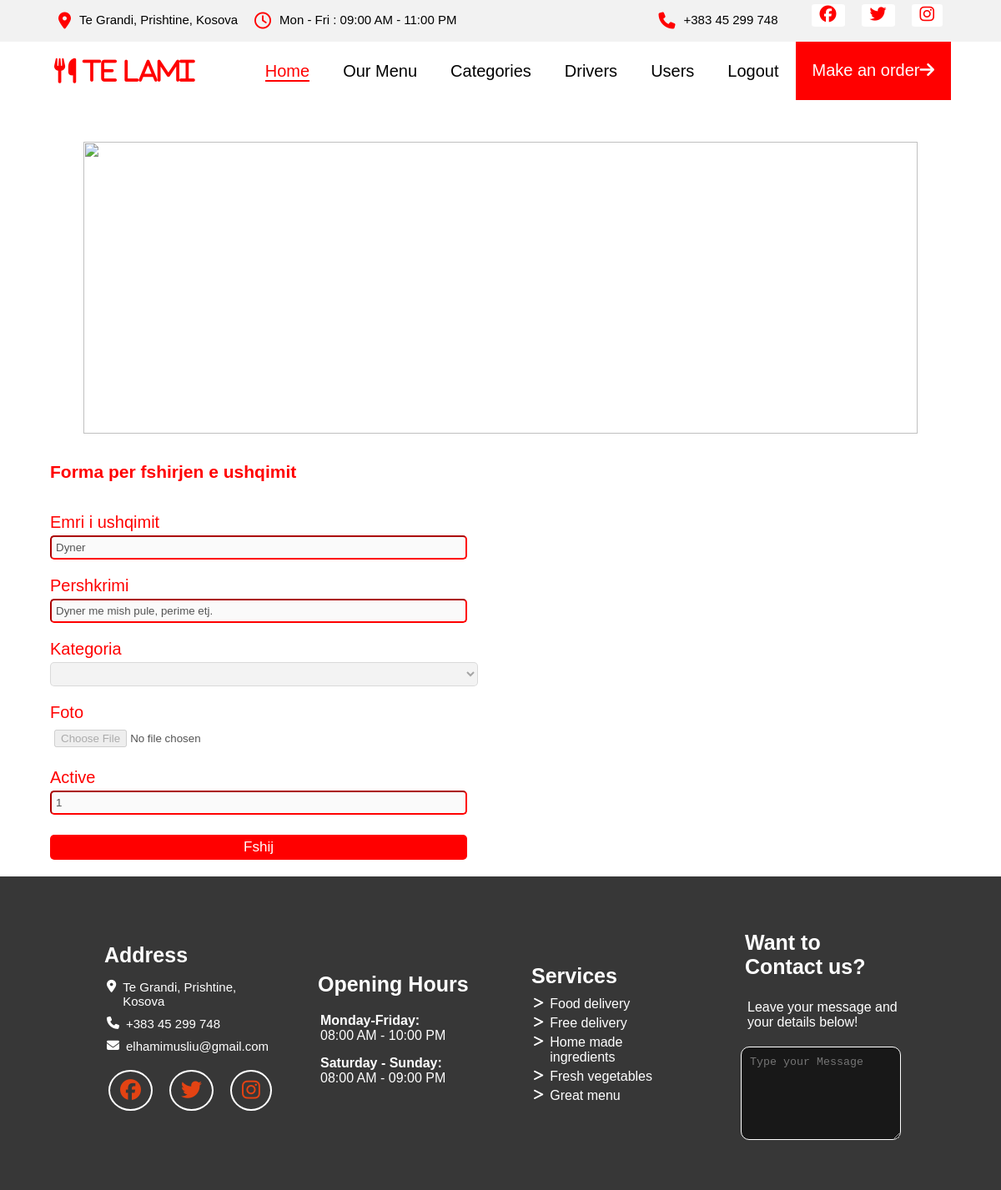
The page /CRUDS/fshij_ushqim.php?ushid=2 (signed in) on the database its author committed.
### tables this page shows
CREATE TABLE `ushqimet` (
  `ushqimetID` int(11) NOT NULL,
  `emriUshqimit` varchar(100) NOT NULL,
  `pershkrimi` varchar(500) DEFAULT NULL,
  `foto` varchar(500) NOT NULL,
  `active` tinyint(4) NOT NULL,
  `kategoriaID` int(11) NOT NULL
);

### inc/functions.php (called while the page is built, shortened)
<?php
function merrUshqimID($ushqimetID){
    global $dbconn;
    $sql="SELECT u.ushqimetID,u.emriUshqimit, u.pershkrimi, u.foto, u.active, k.kategoriaID
        FROM ushqimet u INNER JOIN kategorite k on u.kategoriaID=k.kategoriaID
        WHERE u.ushqimetID=$ushqimetID";
    $res = mysqli_query($dbconn, $sql);
    return mysqli_fetch_assoc($res);
}
function merrkategorite()
{
    global $dbconn;
    $sql = "SELECT * FROM kategorite";
    return mysqli_query($dbconn, $sql);
}

### CRUDS/fshij_ushqim.php (the view, shortened to what this page needs)
<head>
    <link rel="stylesheet" href="../css/style-table.css">
    <link rel="stylesheet" href="../css/style.css">
</head>
<?php
include "../inc/crudHeader.php";
if($_GET['ushid']){
    $ushqimetID = $_GET['ushid'];
    $ushqimi = merrUshqimID($ushqimetID);
    $emriUshqimit = $ushqimi['emriUshqimit'];
    $pershkrimi = $ushqimi['pershkrimi'];
    $active = $ushqimi['active'];
}
?>
<section class="section-shto-modifiko container">
    <div class="image">
        <img src="https://caterease.com/wp-content/uploads/2019/01/Final-Background-For-Login.png" alt="">
    </div>
    <div class="forma">
        <br>
        <br>
        <h1>Forma per fshirjen e ushqimit</h1>
        <br>
        <form method="post" enctype="multipart/form-data">
            <div class="inputAndLabels">
                <label for="emriUshqimit">Emri i ushqimit</label> <br>
                <input disabled type="text" id="emriUshqimit" name="emriUshqimit"
                value="<?php if(!empty($emriUshqimit)) echo $emriUshqimit ?>">
            </div>
            <div class="inputAndLabels">
                <label for="pershkrimi">Pershkrimi</label> <br>
                <input disabled type="text" id="pershkrimi" name="pershkrimi"
                value="<?php if(!empty($pershkrimi)) echo $pershkrimi ?>">
            </div>
            <div class="inputAndLabels">
                <label for="kategoria">Kategoria</label> <br>
                <select disabled id="kategoria" name="kategoria">
                    <?php
                        echo "<option value='$kategoriaid'>$katemri</option>";
                        $kategorite = merrkategorite();
                        while($kategoria = mysqli_fetch_assoc($kategorite)){
                            $id = $kategoria['kategoriaID'];
                            $katemri = $kategoria['llojiKategorise'];
                            if($kategoriaid != $id){
                                echo "<option value='$id'>$katemri</option>";
                            }
                        }
                    ?>
                </select>
            </div>
            <div class="inputAndLabels">
                <label for="foto">Foto</label> <br>
                <input disabled type="file" id="foto" name="foto">
            </div>
            <div class="inputAndLabels">
                <label for="active">Active</label> <br>
                <input disabled type="text" id="active" name="active"
                value="<?php if(!empty($active)) echo $active ?>">
            </div>
            <div class="inputAndLabels">
                <div class="butonat">
                    <input id='fshij' type='submit'
                    name='fshij' class='shtoModifiko' value='Fshij'>
                </div>
            </div>
        </form>
    </div>
</section>
<?php
    include "../inc/footer.php";
?>
</body>
</html>

### css/style-table.css (style rules this page uses)
.forma { width: 100%; margin: 0 auto; }
.forma h1 { font-size: 21px; color: red; margin-bottom: 20px; }
.forma input, .forma textarea { width: 500px; padding: 5px; margin-top: 4px; border-radius: 5px; outline: none; border-color: red; }
.forma input, .forma textarea { caret-color: black; }
select { width: 513px; padding: 5px; margin-top: 4px; border-radius: 5px; outline: none; }
.forma label { color: red; font-size: 20px; }
.forma .inputAndLabels { margin-bottom: 20px; }
.shtoModifiko { text-decoration: none; border: none; padding: 10px; background: red; color: white; font-size: 17px; cursor: pointer; border-radius: 5px; transition: all 0.4s ease; }
.list-entity, .section-shto-modifiko { margin-top: 50px!important; margin: 10px auto; display: flex; flex-direction: column; justify-content: center; align-items: center; }
.image img { width: 1000px; height: 350px; object-fit: cover; }
.image { position: relative; z-index: 5; }
.shtoModifiko { text-decoration: none; border: none; padding: 10px; background:red; color: white; font-size: 17px; cursor: pointer; border-radius: 5px; transition: all 0.4s ease; }

### css/style.css (style rules this page uses)
* { margin: 0; padding: 0; }
body { font-size: 15px; font-family: 'Trebuchet MS', 'Lucida Sans Unicode', 'Lucida Grande', 'Lucida Sans', Arial, sans-serif; margin: 0; padding: 0; }
.container { width: 90%; margin: 0 auto; }

### rows shown on the page
ushqimet: emriUshqimit "Dyner", pershkrimi "Dyner me mish pule, perime etj.", active "1"
